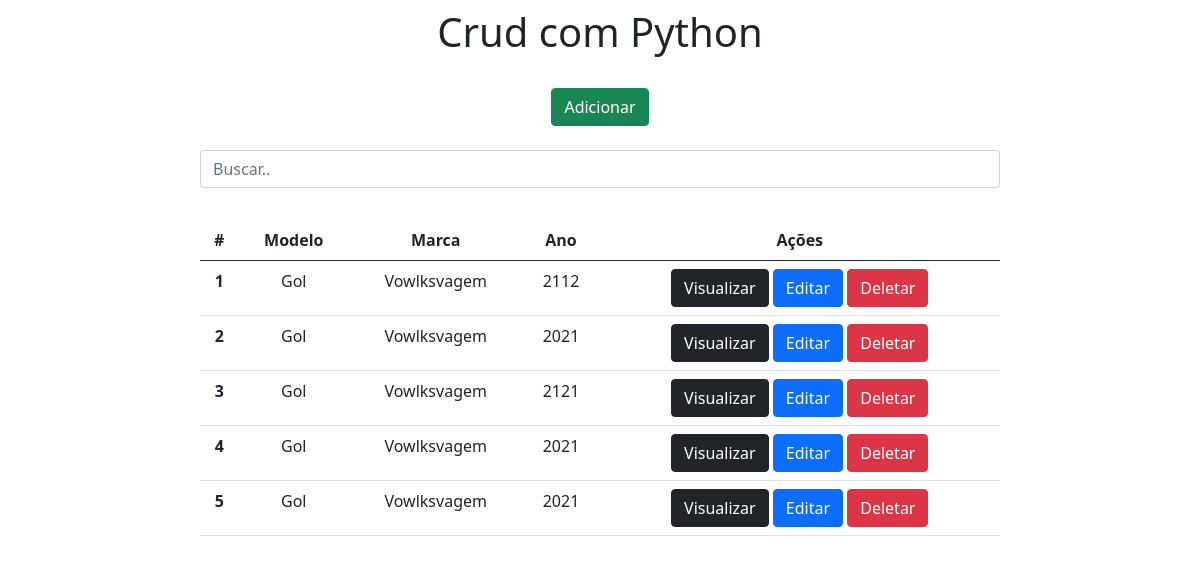
The page / on the database its author committed.
### app/models.py (models this page shows)
class Carros(models.Model):
    modelo = models.CharField(max_length=150)
    marca = models.CharField(max_length=100)
    ano = models.IntegerField()

### app/views.py (the view)
# urls.py: 2. Add a URL to urlpatterns:  path('', views.home, name='home')
def home(request):
    data = {}
    search = request.GET.get('search')
    if search:
        data['db'] = Carros.objects.filter(modelo__icontains=search)
    else:
        data['db'] = Carros.objects.all()
    return render(request, 'index.html', data)

### app/templates/index.html (shortened to what this page needs)
<!DOCTYPE html>
<html lang="pt-BR">
  <head>
    <link
      href="https://cdn.jsdelivr.net/npm/bootstrap@5.0.2/dist/css/bootstrap.min.css"
      rel="stylesheet"
    />
  </head>
  <body>
    <div class="col-8 m-auto pt-2 pb-2 text-center">
      <h1>Crud com Python</h1>
    </div>
    <div class="col-8 m-auto pt-3 pb-2 text-center">
      <a href="/form" class="btn btn-success">Adicionar</a>
    </div>
    <div class="col-8 m-auto pt-3 pb-2 text-center">
      <form method="get">
        <input type="text" id="search" name="search" class="form-control" placeholder="Buscar.."/>
      </form>
    </div>
    <div class="col-8 m-auto pt-4 pb-2 text-center">
      <table class="table">
        <thead class="thead-dark">
          <tr>
            <th scope="col">#</th>
            <th scope="col">Modelo</th>
            <th scope="col">Marca</th>
            <th scope="col">Ano</th>
            <th scope="col">Ações</th>
          </tr>
        </thead>
        <tbody>
          {% for dbs in db %}
          <tr>
            <th>{{dbs.id}}</th>
            <td>{{dbs.modelo}}</td>
            <td>{{dbs.marca}}</td>
            <td>{{dbs.ano}}</td>
            <td>
              <a href="/view/{{dbs.id}}/" class="btn btn-dark">Visualizar</a>
              <a href="/edit/{{dbs.id}}/" class="btn btn-primary">Editar</a>
              <a href="/delete/{{dbs.id}}/" class="btn btn-danger btnDel"
                >Deletar</a
              >
            </td>
          </tr>
          {% endfor %}
        </tbody>
      </table>
    </div>
    {% load static %}
  </body>
</html>

### rows shown on the page
Carros: id "1", modelo "Gol", marca "Vowlksvagem", ano "2112"
Carros: id "2", modelo "Gol", marca "Vowlksvagem", ano "2021"
Carros: id "3", modelo "Gol", marca "Vowlksvagem", ano "2121"
Carros: id "4", modelo "Gol", marca "Vowlksvagem", ano "2021"
Carros: id "5", modelo "Gol", marca "Vowlksvagem", ano "2021"
